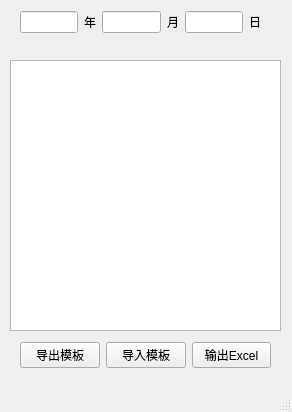
<?xml version="1.0" encoding="UTF-8"?>
<ui version="4.0">
 <class>MainWindow</class>
 <widget class="QMainWindow" name="MainWindow">
  <property name="geometry">
   <rect>
    <x>0</x>
    <y>0</y>
    <width>292</width>
    <height>412</height>
   </rect>
  </property>
  <property name="windowTitle">
   <string>MainWindow</string>
  </property>
  <widget class="QWidget" name="centralwidget">
   <widget class="QWidget" name="layoutWidget">
    <property name="geometry">
     <rect>
      <x>20</x>
      <y>10</y>
      <width>241</width>
      <height>24</height>
     </rect>
    </property>
    <layout class="QHBoxLayout" name="horizontalLayout_4">
     <item>
      <layout class="QHBoxLayout" name="horizontalLayout">
       <item>
        <widget class="QLineEdit" name="lineEdit"/>
       </item>
       <item>
        <widget class="QLabel" name="label">
         <property name="text">
          <string>年</string>
         </property>
        </widget>
       </item>
      </layout>
     </item>
     <item>
      <layout class="QHBoxLayout" name="horizontalLayout_2">
       <item>
        <widget class="QLineEdit" name="lineEdit_2"/>
       </item>
       <item>
        <widget class="QLabel" name="label_2">
         <property name="text">
          <string>月</string>
         </property>
        </widget>
       </item>
      </layout>
     </item>
     <item>
      <layout class="QHBoxLayout" name="horizontalLayout_3">
       <item>
        <widget class="QLineEdit" name="lineEdit_3"/>
       </item>
       <item>
        <widget class="QLabel" name="label_3">
         <property name="text">
          <string>日</string>
         </property>
        </widget>
       </item>
      </layout>
     </item>
    </layout>
   </widget>
   <widget class="QWidget" name="layoutWidget">
    <property name="geometry">
     <rect>
      <x>20</x>
      <y>340</y>
      <width>251</width>
      <height>31</height>
     </rect>
    </property>
    <layout class="QHBoxLayout" name="horizontalLayout_5">
     <item>
      <widget class="QPushButton" name="pushButton_2">
       <property name="text">
        <string>导出模板</string>
       </property>
      </widget>
     </item>
     <item>
      <widget class="QPushButton" name="pushButton_3">
       <property name="text">
        <string>导入模板</string>
       </property>
      </widget>
     </item>
     <item>
      <widget class="QPushButton" name="pushButton">
       <property name="text">
        <string>输出Excel</string>
       </property>
      </widget>
     </item>
    </layout>
   </widget>
   <widget class="QTextBrowser" name="textBrowser">
    <property name="geometry">
     <rect>
      <x>10</x>
      <y>60</y>
      <width>271</width>
      <height>271</height>
     </rect>
    </property>
   </widget>
  </widget>
  <widget class="QMenuBar" name="menubar">
   <property name="geometry">
    <rect>
     <x>0</x>
     <y>0</y>
     <width>292</width>
     <height>17</height>
    </rect>
   </property>
  </widget>
  <widget class="QStatusBar" name="statusbar"/>
 </widget>
 <resources/>
 <connections/>
</ui>
